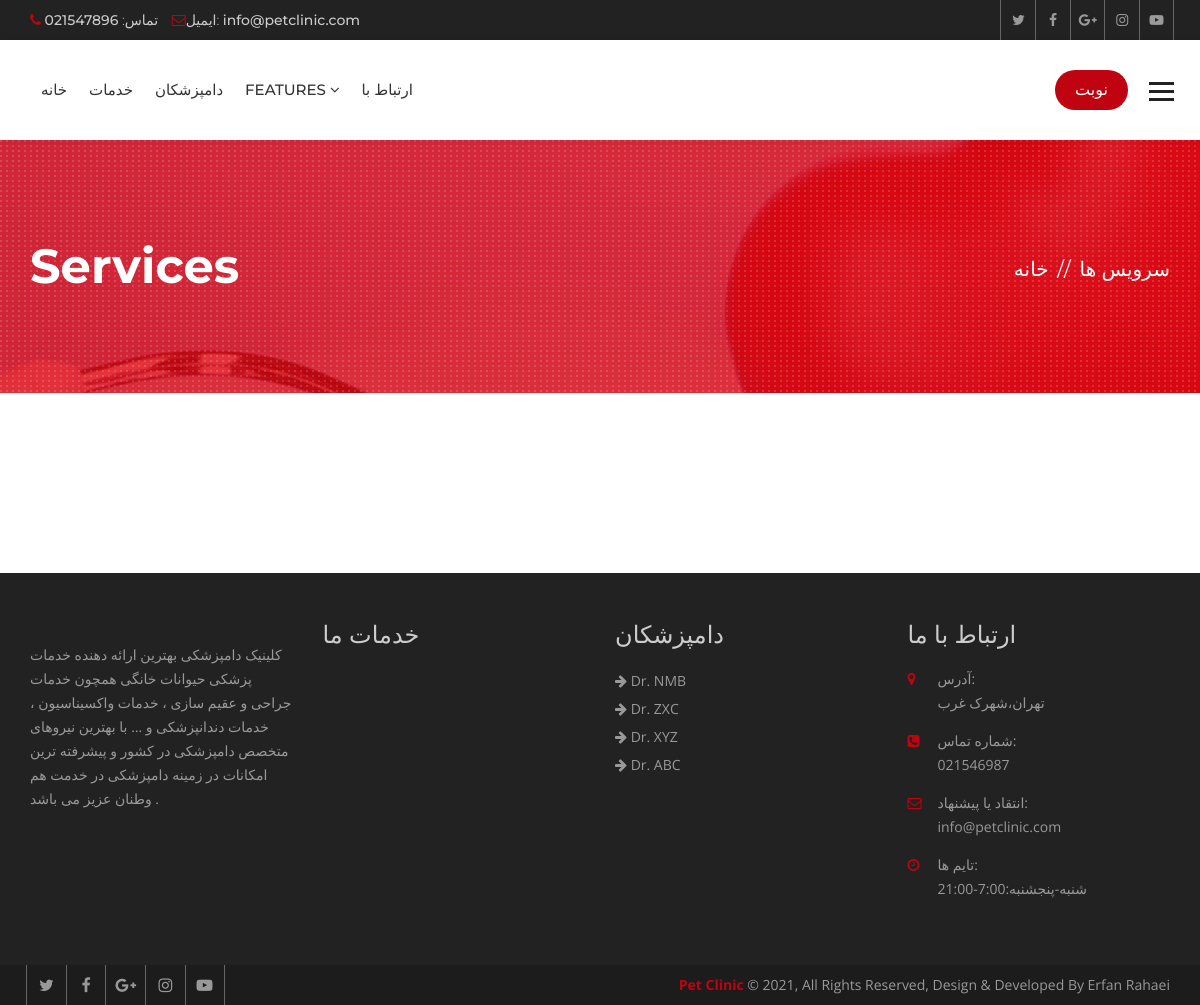
Page /services/ on the committed database.
### hospital/models.py (models this page shows, shortened)
class Doctor(models.Model):
    name = models.CharField(max_length=120)
    speciality = models.CharField(max_length=120)
    picture = models.ImageField(upload_to="doctors/")
    details = models.TextField()
    experience = models.TextField()
    expertize = models.ManyToManyField(to='Expertize', related_name='doctors')
    twitter = models.CharField(max_length=120, blank=True, null=True)
    facebook = models.CharField(max_length=120, blank=True, null=True)
    instagram = models.CharField(max_length=120, blank=True, null=True)

### hospital/views.py (the view)
# urls.py: path('services/', views.ServiceListView.as_view(), name="services"),
class ServiceListView(ListView):
    queryset = Service.objects.all()
    template_name = "hospital/services.html"

### hospital/context_processors.py (called while the page is built)
def footer_content(request):
    services = Service.objects.all()
    doctors = Doctor.objects.all()
    context = {
        'services': services,
        'doctors': doctors
    }
    return context

### templates/hospital/services.html (shortened to what this page needs)
{% extends 'base.html' %}
{% block maincontent %}
<div class="inner-banner">
  <div class="container">
    <div class="row">
      <div class="col-md-7">
        <h1>Services</h1>
      </div>
      <div class="col-md-5">
        <ol class="breadcrumb">
          <li><a href="{% url 'index' %}">خانه</a></li>
          <li class="active">سرویس ها</li>
        </ol>
      </div>
    </div>
  </div>
</div>
<div class="main-content">
  <section class="services">
  </section>
</div>
{% endblock maincontent %}

### templates/partials/_footer.html (shortened to what this page needs)
{% load static %}
<footer class="footer">
  <div class="footer-widgets">
    <div class="container">
      <div class="row">
        <div class="col-md-3 col-sm-6">
          <div class="widget"> <img class="ft-logo" src="{% static 'pet_clinic/images/logof.png' %}" alt="">
            <p>کلینیک دامپزشکی بهترین ارائه دهنده خدمات پزشکی حیوانات خانگی همچون خدمات جراحی و عقیم سازی ، خدمات واکسیناسیون ، خدمات دندانپزشکی و … با بهترین نیروهای متخصص دامپزشکی در کشور و پیشرفته ترین امکانات در زمینه دامپزشکی در خدمت هم وطنان عزیز می باشد . </p>
          </div>
        </div>
        <div class="col-md-3 col-sm-6">
          <div class="widget">
            <h3>خدمات ما</h3>
          </div>
        </div>
        <div class="col-md-3 col-sm-6">
          <div class="widget">
            <h3>دامپزشکان</h3>
            <ul>
              {% for doctor in doctors|slice:':8' %}
              <li><a href="{% url 'doctor_details' doctor.id %}"><i class="fa fa-arrow-right"></i> {{ doctor.name }}</a>
              </li>
              {% endfor %}
            </ul>
          </div>
        </div>
        <div class="col-md-3 col-sm-6">
          <div class="widget">
            <h3>ارتباط با ما</h3>
            <address>
              <ul>
                <li> <span class="icon"><i class="fa fa-map-marker" aria-hidden="true"></i></span> <span
                    class="add-text"><strong>آدرس:</strong> تهران،شهرک غرب</span> </li>
                <li> <span class="icon"><i class="fa fa-phone-square" aria-hidden="true"></i></span> <span
                    class="add-text"><strong>شماره تماس:</strong> 021546987</span> </li>
                <li> <span class="icon"><i class="fa fa-envelope-o" aria-hidden="true"></i></span> <span
                    class="add-text"><strong>انتقاد یا پیشنهاد:</strong> info@petclinic.com</span> </li>
                <li> <span class="icon"><i class="fa fa-clock-o" aria-hidden="true"></i></span> <span
                    class="add-text"><strong>تایم ها:</strong>شنبه-پنجشنبه:7:00-21:00</span> </li>
              </ul>
            </address>
          </div>
        </div>
      </div>
    </div>
  </div>
  <div class="footer-cr">
    <div class="container">
      <div class="row">
        <div class="col-md-6">
          <div class="footer-social"> <a href="#"><i class="fa fa-twitter" aria-hidden="true"></i></a> <a href="#"><i
                class="fa fa-facebook" aria-hidden="true"></i></a> <a href="#"><i class="fa fa-google-plus"
                aria-hidden="true"></i></a> <a href="#"><i class="fa fa-instagram" aria-hidden="true"></i></a> <a
              href="#"><i class="fa fa-youtube-play" aria-hidden="true"></i></a>
          </div>
        </div>
        <div class="col-md-6">
          <p><strong>Pet Clinic</strong> © {% now 'Y' %}, All Rights Reserved, Design & Developed By Erfan Rahaei</p>
        </div>
      </div>
    </div>
  </div>
</footer>

### pet_clinic/static/pet_clinic/css/custom.css (style rules this page uses)
html body { font-family: 'Open Sans', sans-serif; color: #777777; font-size: 14px; }
p { line-height: 24px; }
body h1, body h2, body h3, body h4, body h5, body h6 { font-family: 'Montserrat', sans-serif; margin: 0px; }
body h1 { font-size: 48px; }
body h3 { font-size: 24px; }
.inner-banner { background: url(../images/inner.jpg) no-repeat top center; position: relative; width: 100%; float: left; padding: 100px 0 100px; background-color: #bf0311; z-index: 0; }
.inner-banner:after { background: url(../images/patt.png); position: absolute; left: 0; top: 0; content: ""; width: 100%; height: 100%; }
.inner-banner .container { position: relative; z-index: 99; }
.inner-banner h1 { color: #fff; font-weight: 700; }
.inner-banner .breadcrumb { text-align: right; background: none; padding: 0px; margin: 15px 0 0; }
.inner-banner .breadcrumb>li, .inner-banner .breadcrumb>li a { color: #fff; font-size: 20px; font-family: 'Montserrat', sans-serif; }
.inner-banner .breadcrumb>li+li::before { color: #fff; content: "// "; padding: 0 5px; }
.main-content { width: 100%; float: left; padding: 50px 0; }
.footer { width: 100%; float: left; background: #222222; padding: 50px 0 0 0; }
.footer .widget { width: 100%; float: left; margin: 0 0 50px; }
.footer .widget ul { margin: 0px; padding: 0px; list-style: none; }
.footer .widget li { line-height: 28px; color: #999999; }
.footer .widget a { color: #999; }
.footer .widget h3 { margin: 0 0 20px; color: #cccccc; line-height: 24px; }
.footer .widget p { line-height: 24px; color: #999999; }
.footer .widget address li { float: left; line-height: 24px; margin-bottom: 14px; width: 100%; }
.widget address .icon { width: 30px; float: left; color: #bf0311; }
.widget address .add-text { float: left; width: 80%; }
.widget address .add-text>strong { display: block; font-weight: 400; }
.footer-cr { width: 100%; float: left; clear: both; background: #1c1c1c; }
.footer-cr p { margin: 0px; line-height: 40px; color: #999999; text-align: right; }
.footer-cr p strong { color: #bf0311; }
.footer-social a { border-left: 1px solid #666666; color: #999999; display: inline-block; font-size: 16px; line-height: 40px; margin-left: -4px; text-align: center; width: 40px; }
.footer-social a:last-child { border-right: 1px solid #666666; }
.services { width: 100%; float: left; padding: 50px 0 30px; }

### pet_clinic/static/pet_clinic/css/color.css (style rules this page uses)
.top-bar li .fa, .top-social a:hover, .view, .services-list .service h3 a:hover, .service-style-1 .service-box .ser-content h3 a:hover, .faqs .panel-default > .panel-heading h4 a, .faqs .panel-default > .panel-heading a::after, .team-text h5 a:hover, .section-title-3 strong, .post-text > h5 a:hover, .read-more:hover, .widget address .icon, .footer .widget a:hover, .footer-cr p strong, .footer-social a:hover, .post-meta li, .post-meta li:after, .post-meta li a, .header-service-area .icon, .header-service-area strong, .section-title-1 strong, .section-title-1 h2, .sectio-title-2 strong, .welcome-text .designation, .Heart-box .v-icon, .phone-icon, .services-nav .side-nav li:hover a, .services-nav .side-nav li.active a, .gallery-thumb .hover-info a, .archives li:before, .search-form button, .date-time, .right-404 strong, .prices, .review .fa, .login-social li, .login-social li a, .heart-care-services .nav-tabs>li>a { color: #bf0311; }

### rows in the picture
Doctor: name "Dr. NMB"
Doctor: name "Dr. ZXC"
Doctor: name "Dr. XYZ"
Doctor: name "Dr. ABC"
